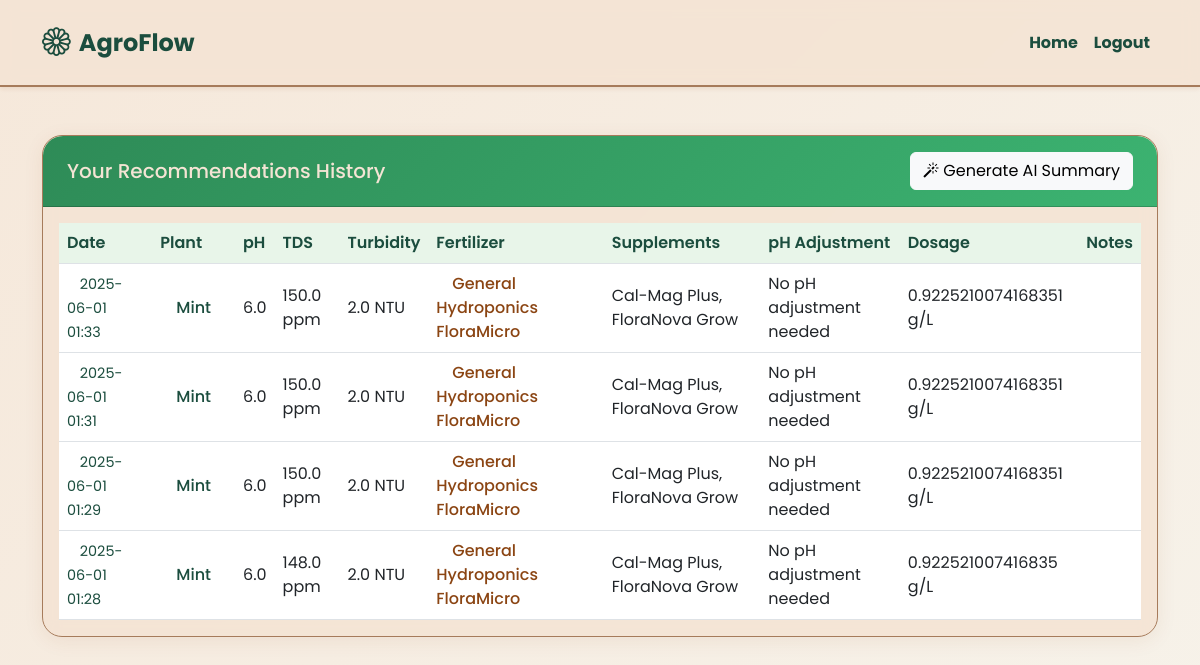
/dashboard (signed in), run on an earlier commit of the app's database.
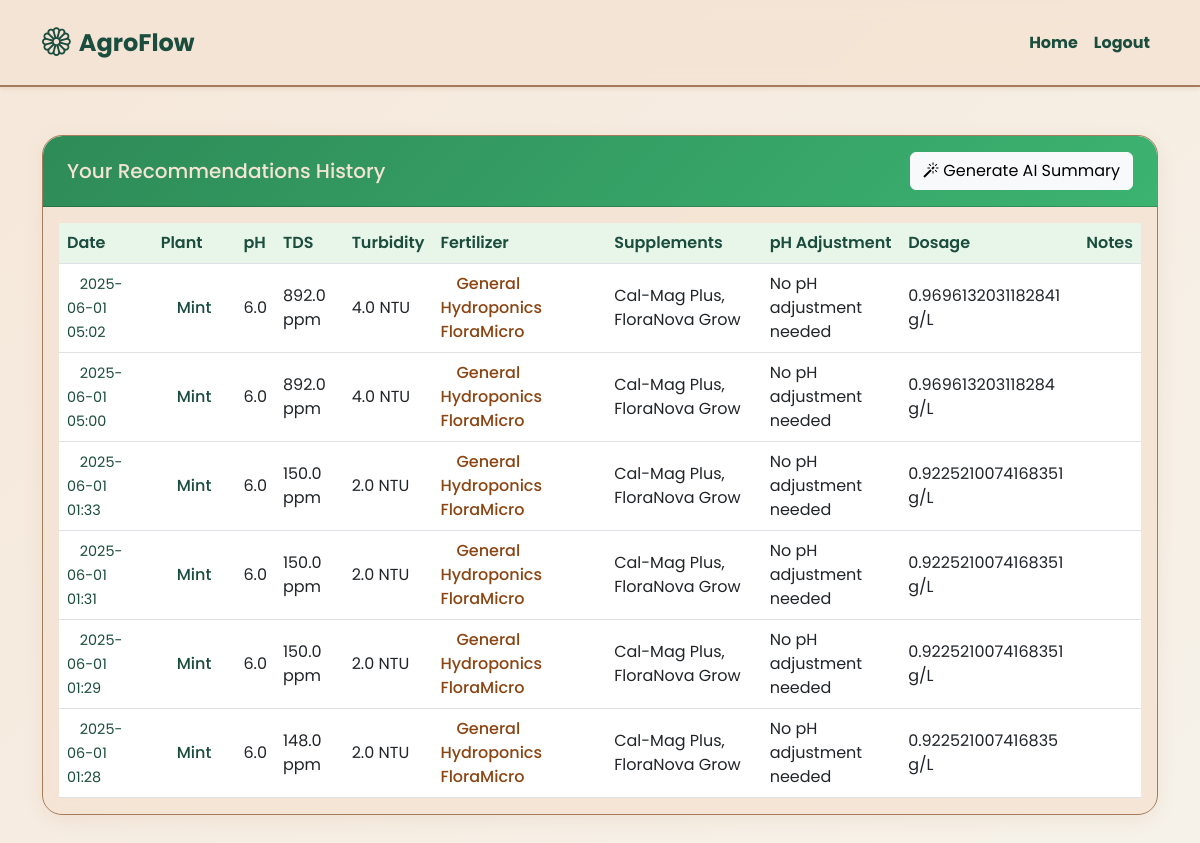
And on a later commit of the database.
### models.py (models this page shows, shortened)
class SoilData(db.Model):
    id = db.Column(db.Integer, primary_key=True)
    user_id = db.Column(db.Integer, db.ForeignKey('user.id'), nullable=False)
    plant = db.Column(db.String(50), nullable=False)
    ph = db.Column(db.Float, nullable=False)
    tds = db.Column(db.Float, nullable=False)
    turbidity = db.Column(db.Float, nullable=False)
    fertilizer = db.Column(db.String(100), nullable=False)
    supplements = db.Column(db.String(200), nullable=True)
    ph_adjustment = db.Column(db.String(100), nullable=True)
    dosage = db.Column(db.Float, nullable=True)
    notes = db.Column(db.Text)
    created_at = db.Column(db.DateTime, default=datetime.utcnow)

### app.py (the view)
@app.route('/dashboard')
@login_required
def dashboard():
    stmt = select(SoilData).where(SoilData.user_id == current_user.id).order_by(SoilData.created_at.desc())
    soil_data = db.session.execute(stmt).scalars().all()
    return render_template('dashboard.html', soil_data=soil_data)

### app.py (called while the page is built)
@login_manager.user_loader
def load_user(user_id):
    return db.session.get(User, int(user_id))

### templates/dashboard.html (shortened to what this page needs)
<!DOCTYPE html>
<html lang="en">
<head>
    <link rel="stylesheet" href="https://cdn.jsdelivr.net/npm/bootstrap@5.3.0/dist/css/bootstrap.min.css">
    <link rel="stylesheet" href="https://cdn.jsdelivr.net/npm/bootstrap-icons@1.11.0/font/bootstrap-icons.css">
</head>
<body>
    <nav class="navbar navbar-expand-lg">
        <div class="container">
            <a class="navbar-brand" href="{{ url_for('home') }}">
                <i class="bi bi-flower1"></i>
                <span>AgroFlow</span>
            </a>
            <div class="collapse navbar-collapse" id="navbarNav">
                <ul class="navbar-nav ms-auto">
                    <li class="nav-item">
                        <a class="nav-link" href="{{ url_for('home') }}">Home</a>
                    </li>
                    <li class="nav-item">
                        <a class="nav-link" href="{{ url_for('logout') }}">Logout</a>
                    </li>
                </ul>
            </div>
        </div>
    </nav>
    <div class="container py-5">
        <div class="row">
            <div class="col-12">
                <div class="card">
                    <div class="card-header d-flex justify-content-between align-items-center">
                        <h5 class="mb-0">Your Recommendations History</h5>
                        <button class="btn btn-light" onclick="generateSummary()">
                            <i class="bi bi-magic"></i> Generate AI Summary
                        </button>
                    </div>
                    <div class="card-body">
                        <div class="table-responsive">
                            <table class="table">
                                <thead>
                                    <tr>
                                        <th>Date</th>
                                        <th>Plant</th>
                                        <th>pH</th>
                                        <th>TDS</th>
                                        <th>Turbidity</th>
                                        <th>Fertilizer</th>
                                        <th>Supplements</th>
                                        <th>pH Adjustment</th>
                                        <th>Dosage</th>
                                        <th>Notes</th>
                                    </tr>
                                </thead>
                                <tbody>
                                    {% for data in soil_data %}
                                    <tr>
                                        <td><span class="date-badge">{{ data.created_at.strftime('%Y-%m-%d %H:%M') }}</span></td>
                                        <td><span class="plant-badge">{{ data.plant }}</span></td>
                                        <td>{{ data.ph }}</td>
                                        <td>{{ data.tds }} ppm</td>
                                        <td>{{ data.turbidity }} NTU</td>
                                        <td><span class="fertilizer-badge">{{ data.fertilizer }}</span></td>
                                        <td>{{ data.supplements }}</td>
                                        <td>{{ data.ph_adjustment }}</td>
                                        <td>{{ data.dosage }} g/L</td>
                                        <td>{{ data.notes }}</td>
                                    </tr>
                                    {% endfor %}
                                </tbody>
                            </table>
                        </div>
                    </div>
                </div>
            </div>
        </div>
    </div>
</body>
</html>

### templates/dashboard.html (style rules this page uses)
:root { --primary-green: #2E8B57; --light-green: #E8F5E9; --medium-green: #3CB371; --dark-green: #1B4D3E; --brown: #8B4513; --light-brown: #F5F0E6; --medium-brown: #A67B5B; --dark-brown: #5C4033; --background-brown: #F4E4D4; --white: #FFFFFF; }
body { font-family: 'Poppins', sans-serif; background: linear-gradient(135deg, rgba(244, 228, 212, 0.85) 0%, rgba(245, 240, 230, 0.85) 100%); min-height: 100vh; color: var(--dark-green); }
.navbar { background: rgba(244, 228, 212, 0.9); backdrop-filter: blur(8px); box-shadow: 0 2px 4px rgba(139, 69, 19, 0.1); padding: 1rem 0; border-bottom: 2px solid var(--medium-brown); }
.navbar-brand { color: var(--dark-green) !important; font-weight: 700; font-size: 1.5rem; display: flex; align-items: center; gap: 0.5rem; }
.navbar-brand i { font-size: 1.8rem; color: var(--dark-green); animation: rotateFlower 3s linear infinite; }
.nav-link { font-size: 1rem; color: var(--dark-green)!important; font-weight: 700; }
.card { border: none; border-radius: 20px; box-shadow: 0 4px 20px rgba(139, 69, 19, 0.08); background: rgba(244, 228, 212, 0.9); backdrop-filter: blur(8px); transition: all 0.3s ease; border: 1px solid var(--medium-brown); margin-bottom: 2rem; }
.card-header { background: linear-gradient(135deg, var(--primary-green), var(--medium-green)); color: var(--background-brown); border-radius: 20px 20px 0 0 !important; padding: 1rem 1.5rem; }
.table { margin-bottom: 0; }
.table th { background-color: var(--light-green); color: var(--dark-green); font-weight: 600; }
.table td { vertical-align: middle; }
.plant-badge { color: var(--dark-green); padding: 0.5rem 1rem; border-radius: 20px; font-weight: 500; }
.fertilizer-badge { color: var(--brown); padding: 0.5rem 1rem; font-weight: 500; }
.date-badge { color: var(--dark-green); padding: 0.3rem 0.8rem; border-radius: 15px; font-size: 0.9rem; }

What changed in the data, as far as the page shows it:
added SoilData: created_at "2025-06-01 05:02", plant "Mint", ph "6.0", tds "892.0", turbidity "4.0", fertilizer "General Hydroponics FloraMicro", supplements "Cal-Mag Plus, FloraNova Grow", ph_adjustment "No pH adjustment needed", dosage "0.9696132031182841"
added SoilData: created_at "2025-06-01 05:00", plant "Mint", ph "6.0", tds "892.0", turbidity "4.0", fertilizer "General Hydroponics FloraMicro", supplements "Cal-Mag Plus, FloraNova Grow", ph_adjustment "No pH adjustment needed", dosage "0.969613203118284"
